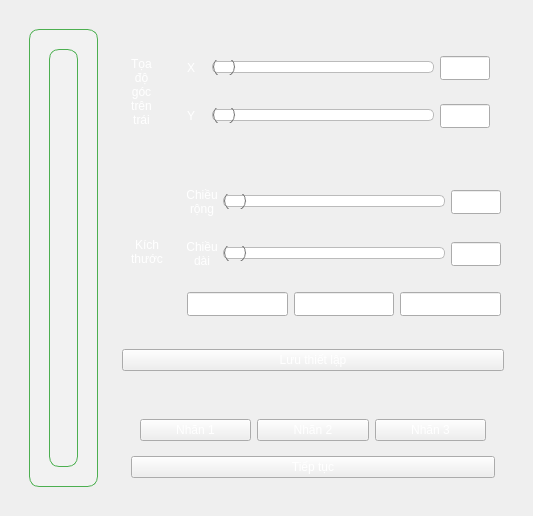
               <widget class="QWidget" name="page_cam_testing">
                <layout class="QHBoxLayout" name="horizontalLayout_5">
                 <item>
                  <widget class="QWidget" name="widget_23" native="true">
                   <layout class="QHBoxLayout" name="horizontalLayout_30">
                    <item>
                     <widget class="QWidget" name="wg_camera_2" native="true">
                      <layout class="QHBoxLayout" name="horizontalLayout_31">
                       <item>
                        <widget class="QFrame" name="frame_7">
                         <property name="styleSheet">
                          <string notr="true"> QFrame {
        background-color: #f2f2f2;
        border: 1px solid #4CAF50;
        border-radius: 10px;
        padding: 10px;
    }</string>
                         </property>
                         <property name="frameShape">
                          <enum>QFrame::StyledPanel</enum>
                         </property>
                         <property name="frameShadow">
                          <enum>QFrame::Raised</enum>
                         </property>
                         <layout class="QHBoxLayout" name="horizontalLayout_53">
                          <item>
                           <widget class="QLabel" name="lb_cam_testing">
                            <property name="autoFillBackground">
                             <bool>false</bool>
                            </property>
                            <property name="text">
                             <string/>
                            </property>
                            <property name="scaledContents">
                             <bool>true</bool>
                            </property>
                           </widget>
                          </item>
                         </layout>
                        </widget>
                       </item>
                      </layout>
                     </widget>
                    </item>
                    <item>
                     <widget class="QWidget" name="wg_config_2" native="true">
                      <property name="maximumSize">
                       <size>
                        <width>400</width>
                        <height>16777215</height>
                       </size>
                      </property>
                      <property name="styleSheet">
                       <string notr="true">color:rgb(255,255,255);</string>
                      </property>
                      <layout class="QVBoxLayout" name="verticalLayout_22">
                       <item>
                        <widget class="QWidget" name="wg_p1_5" native="true">
                         <layout class="QHBoxLayout" name="horizontalLayout_55">
                          <item alignment="Qt::AlignHCenter">
                           <widget class="QLabel" name="label_51">
                            <property name="maximumSize">
                             <size>
                              <width>47</width>
                              <height>16777215</height>
                             </size>
                            </property>
                            <property name="text">
                             <string>Tọa độ góc trên trái</string>
                            </property>
                            <property name="alignment">
                             <set>Qt::AlignCenter</set>
                            </property>
                            <property name="wordWrap">
                             <bool>true</bool>
                            </property>
                           </widget>
                          </item>
                          <item>
                           <widget class="QWidget" name="widget_24" native="true">
                            <property name="minimumSize">
                             <size>
                              <width>350</width>
                              <height>0</height>
                             </size>
                            </property>
                            <property name="maximumSize">
                             <size>
                              <width>270</width>
                              <height>16777215</height>
                             </size>
                            </property>
                            <layout class="QVBoxLayout" name="verticalLayout_15">
                             <item>
                              <widget class="QWidget" name="widget_26" native="true">
                               <property name="maximumSize">
                                <size>
                                 <width>350</width>
                                 <height>16777215</height>
                                </size>
                               </property>
                               <layout class="QHBoxLayout" name="horizontalLayout_60">
                                <item>
                                 <widget class="QLabel" name="label_53">
                                  <property name="minimumSize">
                                   <size>
                                    <width>30</width>
                                    <height>0</height>
                                   </size>
                                  </property>
                                  <property name="maximumSize">
                                   <size>
                                    <width>30</width>
                                    <height>16777215</height>
                                   </size>
                                  </property>
                                  <property name="text">
                                   <string>X</string>
                                  </property>
                                  <property name="alignment">
                                   <set>Qt::AlignCenter</set>
                                  </property>
                                 </widget>
                                </item>
                                <item>
                                 <widget class="QSlider" name="sl_left">
                                  <property name="styleSheet">
                                   <string notr="true">QSlider::groove:horizontal {
    border: 1px solid #bbb;
    background: white;
    height: 10px;
    border-radius: 5px;
}

QSlider::sub-page:horizontal {
    background: qlineargradient(x1: 0, y1: 0, x2: 1, y2: 0,
                                stop: 0 #66e, stop: 1 #bbf);
    height: 10px;
    border-radius: 5px;
}

QSlider::handle:horizontal {
    background: qlineargradient(x1: 0, y1: 0, x2: 1, y2: 1,
                                stop: 0 #eee, stop: 1 #ccc);
    border: 1px solid #777;
    width: 20px;
    margin: -5px 0;
    border-radius: 10px;
}</string>
                                  </property>
                                  <property name="orientation">
                                   <enum>Qt::Horizontal</enum>
                                  </property>
                                 </widget>
                                </item>
                                <item>
                                 <widget class="QLineEdit" name="bt_left">
                                  <property name="minimumSize">
                                   <size>
                                    <width>50</width>
                                    <height>24</height>
                                   </size>
                                  </property>
                                  <property name="maximumSize">
                                   <size>
                                    <width>45</width>
                                    <height>16777215</height>
                                   </size>
                                  </property>
                                 </widget>
                                </item>
                               </layout>
                              </widget>
                             </item>
                             <item>
                              <widget class="QWidget" name="widget_27" native="true">
                               <property name="maximumSize">
                                <size>
                                 <width>350</width>
                                 <height>16777215</height>
                                </size>
                               </property>
                               <layout class="QHBoxLayout" name="horizontalLayout_64">
                                <item>
                                 <widget class="QLabel" name="label_54">
                                  <property name="minimumSize">
                                   <size>
                                    <width>30</width>
                                    <height>0</height>
                                   </size>
                                  </property>
                                  <property name="maximumSize">
                                   <size>
                                    <width>30</width>
                                    <height>16777215</height>
                                   </size>
                                  </property>
                                  <property name="text">
                                   <string>Y</string>
                                  </property>
                                  <property name="alignment">
                                   <set>Qt::AlignCenter</set>
                                  </property>
                                 </widget>
                                </item>
                                <item>
                                 <widget class="QSlider" name="sl_top">
                                  <property name="styleSheet">
                                   <string notr="true">QSlider::groove:horizontal {
    border: 1px solid #bbb;
    background: white;
    height: 10px;
    border-radius: 5px;
}

QSlider::sub-page:horizontal {
    background: qlineargradient(x1: 0, y1: 0, x2: 1, y2: 0,
                                stop: 0 #66e, stop: 1 #bbf);
    height: 10px;
    border-radius: 5px;
}

QSlider::handle:horizontal {
    background: qlineargradient(x1: 0, y1: 0, x2: 1, y2: 1,
                                stop: 0 #eee, stop: 1 #ccc);
    border: 1px solid #777;
    width: 20px;
    margin: -5px 0;
    border-radius: 10px;
}</string>
                                  </property>
                                  <property name="orientation">
                                   <enum>Qt::Horizontal</enum>
                                  </property>
                                 </widget>
                                </item>
                                <item>
                                 <widget class="QLineEdit" name="bt_top">
                                  <property name="minimumSize">
                                   <size>
                                    <width>50</width>
                                    <height>24</height>
                                   </size>
                                  </property>
                                  <property name="maximumSize">
                                   <size>
                                    <width>45</width>
                                    <height>16777215</height>
                                   </size>
                                  </property>
                                 </widget>
                                </item>
                               </layout>
                              </widget>
                             </item>
                            </layout>
                           </widget>
                          </item>
                         </layout>
                        </widget>
                       </item>
                       <item>
                        <widget class="QWidget" name="wg_p1_6" native="true">
                         <layout class="QHBoxLayout" name="horizontalLayout_72">
                          <item alignment="Qt::AlignVCenter">
                           <widget class="QLabel" name="label_58">
                            <property name="maximumSize">
                             <size>
                              <width>47</width>
                              <height>16777215</height>
                             </size>
                            </property>
                            <property name="text">
                             <string>Kích thước</string>
                            </property>
                            <property name="alignment">
                             <set>Qt::AlignCenter</set>
                            </property>
                            <property name="wordWrap">
                             <bool>true</bool>
                            </property>
                           </widget>
                          </item>
                          <item>
                           <widget class="QWidget" name="widget_35" native="true">
                            <property name="minimumSize">
                             <size>
                              <width>350</width>
                              <height>0</height>
                             </size>
                            </property>
                            <property name="maximumSize">
                             <size>
                              <width>270</width>
                              <height>16777215</height>
                             </size>
                            </property>
                            <layout class="QVBoxLayout" name="verticalLayout_23">
                             <item>
                              <widget class="QWidget" name="widget_41" native="true">
                               <property name="maximumSize">
                                <size>
                                 <width>350</width>
                                 <height>16777215</height>
                                </size>
                               </property>
                               <layout class="QHBoxLayout" name="horizontalLayout_74">
                                <item>
                                 <widget class="QLabel" name="label_60">
                                  <property name="minimumSize">
                                   <size>
                                    <width>30</width>
                                    <height>0</height>
                                   </size>
                                  </property>
                                  <property name="maximumSize">
                                   <size>
                                    <width>30</width>
                                    <height>16777215</height>
                                   </size>
                                  </property>
                                  <property name="text">
                                   <string>Chiều rộng</string>
                                  </property>
                                  <property name="alignment">
                                   <set>Qt::AlignCenter</set>
                                  </property>
                                  <property name="wordWrap">
                                   <bool>true</bool>
                                  </property>
                                 </widget>
                                </item>
                                <item>
                                 <widget class="QSlider" name="sl_width">
                                  <property name="styleSheet">
                                   <string notr="true">QSlider::groove:horizontal {
    border: 1px solid #bbb;
    background: white;
    height: 10px;
    border-radius: 5px;
}

QSlider::sub-page:horizontal {
    background: qlineargradient(x1: 0, y1: 0, x2: 1, y2: 0,
                                stop: 0 #66e, stop: 1 #bbf);
    height: 10px;
    border-radius: 5px;
}

QSlider::handle:horizontal {
    background: qlineargradient(x1: 0, y1: 0, x2: 1, y2: 1,
                                stop: 0 #eee, stop: 1 #ccc);
    border: 1px solid #777;
    width: 20px;
    margin: -5px 0;
    border-radius: 10px;
}</string>
                                  </property>
                                  <property name="orientation">
                                   <enum>Qt::Horizontal</enum>
                                  </property>
                                 </widget>
                                </item>
                                <item>
                                 <widget class="QLineEdit" name="bt_width">
                                  <property name="minimumSize">
                                   <size>
                                    <width>50</width>
                                    <height>24</height>
                                   </size>
                                  </property>
                                  <property name="maximumSize">
                                   <size>
                                    <width>45</width>
                                    <height>16777215</height>
                                   </size>
                                  </property>
                                 </widget>
                                </item>
                               </layout>
                              </widget>
                             </item>
                             <item>
                              <widget class="QWidget" name="widget_45" native="true">
                               <property name="maximumSize">
                                <size>
                                 <width>350</width>
                                 <height>16777215</height>
                                </size>
                               </property>
                               <layout class="QHBoxLayout" name="horizontalLayout_75">
                                <item>
                                 <widget class="QLabel" name="label_61">
                                  <property name="minimumSize">
                                   <size>
                                    <width>30</width>
                                    <height>0</height>
                                   </size>
                                  </property>
                                  <property name="maximumSize">
                                   <size>
                                    <width>30</width>
                                    <height>16777215</height>
                                   </size>
                                  </property>
                                  <property name="text">
                                   <string>Chiều dài</string>
                                  </property>
                                  <property name="alignment">
                                   <set>Qt::AlignCenter</set>
                                  </property>
                                  <property name="wordWrap">
                                   <bool>true</bool>
                                  </property>
                                 </widget>
                                </item>
                                <item>
                                 <widget class="QSlider" name="sl_height">
                                  <property name="styleSheet">
                                   <string notr="true">QSlider::groove:horizontal {
    border: 1px solid #bbb;
    background: white;
    height: 10px;
    border-radius: 5px;
}

QSlider::sub-page:horizontal {
    background: qlineargradient(x1: 0, y1: 0, x2: 1, y2: 0,
                                stop: 0 #66e, stop: 1 #bbf);
    height: 10px;
    border-radius: 5px;
}

QSlider::handle:horizontal {
    background: qlineargradient(x1: 0, y1: 0, x2: 1, y2: 1,
                                stop: 0 #eee, stop: 1 #ccc);
    border: 1px solid #777;
    width: 20px;
    margin: -5px 0;
    border-radius: 10px;
}</string>
                                  </property>
                                  <property name="orientation">
                                   <enum>Qt::Horizontal</enum>
                                  </property>
                                 </widget>
                                </item>
                                <item>
                                 <widget class="QLineEdit" name="bt_height">
                                  <property name="minimumSize">
                                   <size>
                                    <width>50</width>
                                    <height>24</height>
                                   </size>
                                  </property>
                                  <property name="maximumSize">
                                   <size>
                                    <width>45</width>
                                    <height>16777215</height>
                                   </size>
                                  </property>
                                 </widget>
                                </item>
                               </layout>
                              </widget>
                             </item>
                             <item>
                              <widget class="QWidget" name="widget_21" native="true">
                               <layout class="QHBoxLayout" name="horizontalLayout_28">
                                <item>
                                 <widget class="QLineEdit" name="bt_label1">
                                  <property name="minimumSize">
                                   <size>
                                    <width>50</width>
                                    <height>24</height>
                                   </size>
                                  </property>
                                  <property name="inputMask">
                                   <string notr="true"/>
                                  </property>
                                  <property name="text">
                                   <string notr="true"/>
                                  </property>
                                  <property name="maxLength">
                                   <number>32767</number>
                                  </property>
                                  <property name="frame">
                                   <bool>true</bool>
                                  </property>
                                  <property name="placeholderText">
                                   <string>Nhãn 1</string>
                                  </property>
                                 </widget>
                                </item>
                                <item>
                                 <widget class="QLineEdit" name="bt_label2">
                                  <property name="enabled">
                                   <bool>true</bool>
                                  </property>
                                  <property name="minimumSize">
                                   <size>
                                    <width>50</width>
                                    <height>24</height>
                                   </size>
                                  </property>
                                  <property name="placeholderText">
                                   <string>Nhãn 2</string>
                                  </property>
                                 </widget>
                                </item>
                                <item>
                                 <widget class="QLineEdit" name="bt_label3">
                                  <property name="enabled">
                                   <bool>true</bool>
                                  </property>
                                  <property name="minimumSize">
                                   <size>
                                    <width>50</width>
                                    <height>24</height>
                                   </size>
                                  </property>
                                  <property name="placeholderText">
                                   <string>Nhãn 3</string>
                                  </property>
                                 </widget>
                                </item>
                               </layout>
                              </widget>
                             </item>
                            </layout>
                           </widget>
                          </item>
                         </layout>
                        </widget>
                       </item>
                       <item>
                        <widget class="QPushButton" name="bn_save_roi">
                         <property name="text">
                          <string>Lưu thiết lập</string>
                         </property>
                        </widget>
                       </item>
                       <item>
                        <widget class="QWidget" name="widget_17" native="true">
                         <layout class="QVBoxLayout" name="verticalLayout_14">
                          <item>
                           <widget class="QWidget" name="widget_30" native="true">
                            <property name="maximumSize">
                             <size>
                              <width>400</width>
                              <height>16777215</height>
                             </size>
                            </property>
                            <layout class="QHBoxLayout" name="horizontalLayout_71"/>
                           </widget>
                          </item>
                          <item>
                           <widget class="QWidget" name="wg_bn_lb" native="true">
                            <layout class="QHBoxLayout" name="horizontalLayout_27">
                             <item>
                              <widget class="QPushButton" name="bn_label1">
                               <property name="text">
                                <string>Nhãn 1</string>
                               </property>
                              </widget>
                             </item>
                             <item>
                              <widget class="QPushButton" name="bn_label2">
                               <property name="text">
                                <string>Nhãn 2</string>
                               </property>
                              </widget>
                             </item>
                             <item>
                              <widget class="QPushButton" name="bn_label3">
                               <property name="text">
                                <string>Nhãn 3</string>
                               </property>
                              </widget>
                             </item>
                            </layout>
                           </widget>
                          </item>
                          <item>
                           <widget class="QPushButton" name="bt_finish_roi">
                            <property name="text">
                             <string>Tiếp tục</string>
                            </property>
                           </widget>
                          </item>
                         </layout>
                        </widget>
                       </item>
                      </layout>
                     </widget>
                    </item>
                   </layout>
                  </widget>
                 </item>
                </layout>
               </widget>
